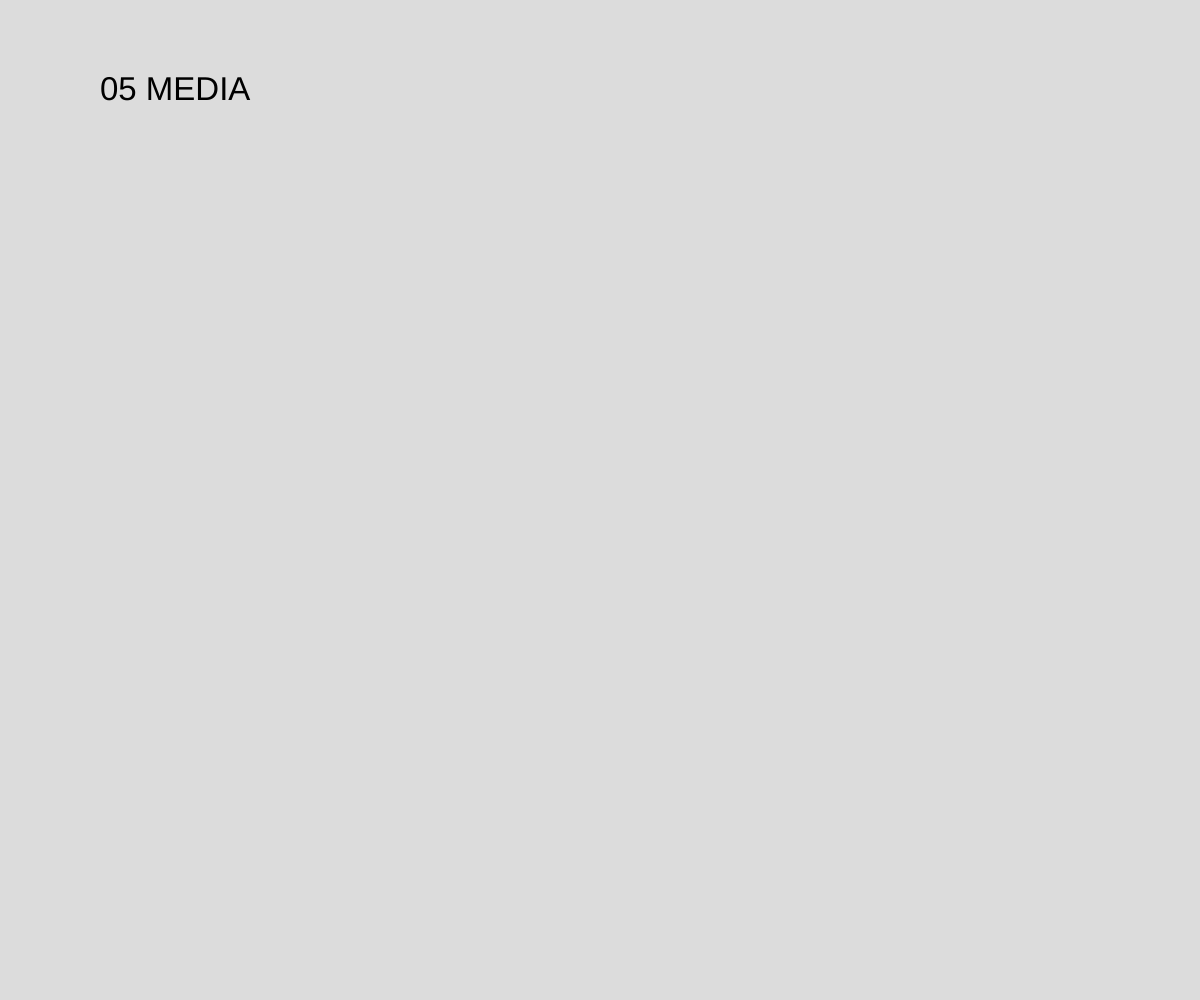
Frame 1 (no input)
Frame 60 (no input): identical to frame 1, image omitted
Frame 120 (the mouse pressed at the canvas centre since frame 60): identical to frame 1, image omitted

The p5.js sketch that drew this single still picture (run headless with seeded random() and noise() and a simulated clock; from frame 60 on, the mouse is pressed at the canvas centre):

// p5.js sketch
// ── sketch.js
function setup() {
  createCanvas(windowWidth, windowHeight);
}

function draw() {
  background(220);
  textSize(33);
  text("05 MEDIA", 100, 100);
}
